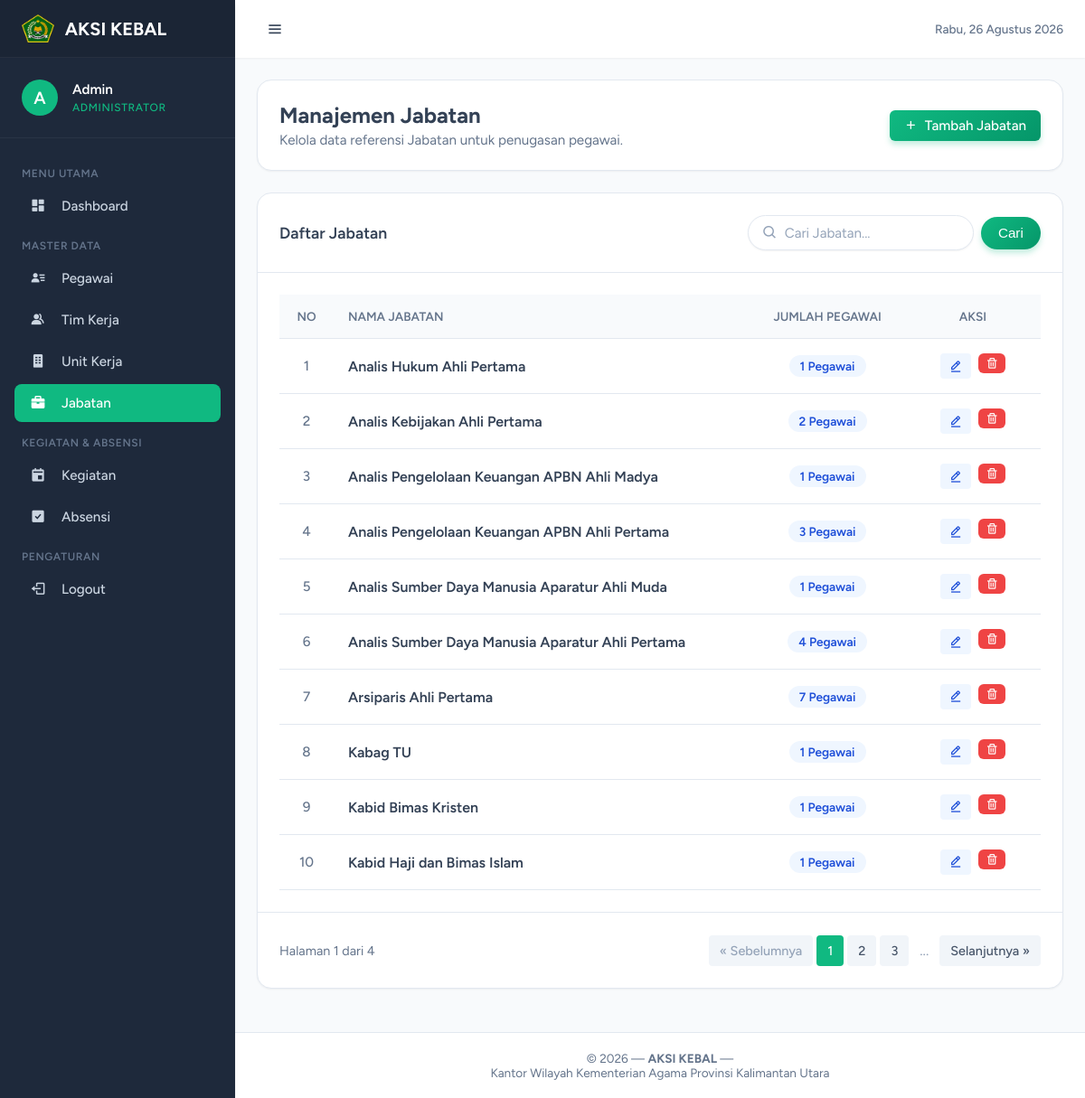
The page /public/admin/jabatan (signed in) on the database its author committed.
### tables this page shows
CREATE TABLE `jabatan` (
  `id_jabatan` int NOT NULL AUTO_INCREMENT,
  `nama_jabatan` varchar(100) NOT NULL,
  `slug_jabatan` varchar(150) DEFAULT NULL,
  `created_at` timestamp NULL DEFAULT CURRENT_TIMESTAMP,
  `updated_at` timestamp NULL DEFAULT CURRENT_TIMESTAMP ON UPDATE CURRENT_TIMESTAMP,
  PRIMARY KEY (`id_jabatan`)
);

### core/Controller.php (called while the page is built, shortened)
<?php
class Controller
{
    protected function model(string $model): object
    {
        $modelFile = __DIR__ . '/../app/models/' . $model . '.php';
        return new $model;
    }
    protected function view(string $view, array $data = []): void
    {
        $viewFile = __DIR__ . '/../app/views/' . $view . '.php';
        extract($data);
        require_once $viewFile;
    }
}

### app/controllers/AdminController.php (called while the page is built, shortened)
<?php
class AdminController extends Controller
{
    public function jabatan(): void
    {
        $model = $this->model('JabatanModel');
        $search = query('search', '');
        $page = (int) query('page', 1);
        $limit = 10;
        $offset = ($page - 1) * $limit;
        $jabatan = $model->getAllPaginated($search, $limit, $offset);
        $total_data = $model->countAll($search);
        $total_page = ceil($total_data / $limit);
        $this->view('admin/jabatan/index', [
            'title' => 'Manajemen Jabatan - AKSI KEBAL',
            'jabatan' => $jabatan,
            'search' => $search,
            'page' => $page,
            'total_page' => $total_page,
            'active_menu' => 'jabatan'
        ]);
    }
}

### core/App.php (called while the page is built, shortened)
<?php
class App
{
    protected $method = 'index';
    public function __construct()
    {
        $url = $this->parseUrl();
        if (isset($url[0]) && !empty($url[0])) {
            $controllerName = ucfirst(strtolower($url[0])) . 'Controller';
            $controllerFile = __DIR__ . '/../app/controllers/' . $controllerName . '.php';
            if (file_exists($controllerFile)) {
                unset($url[0]);
            } else {
                $this->controller = 'HomeController';
                $this->method = 'notFound';
            }
        }
        $this->controller = new $this->controller;
        if (isset($url[1]) && !empty($url[1])) {
            $methodName = str_replace('-', '_', $url[1]);
            if (method_exists($this->controller, $methodName)) {
                $this->method = $methodName;
                unset($url[1]);
            } else {
                $this->method = 'notFound';
            }
        }
        $this->params = $url ? array_values($url) : [];
        call_user_func_array([$this->controller, $this->method], $this->params);
    }
    protected function parseUrl(): array
    {
        if (isset($_GET['url'])) {
            $url = rtrim($_GET['url'], '/');
            $url = filter_var($url, FILTER_SANITIZE_URL);
            return explode('/', $url);
        }
        return [];
    }
}

### public/index.php (called while the page is built, shortened)
<?php
require_once __DIR__ . '/../config/app.php';
require_once __DIR__ . '/../core/Database.php';
require_once __DIR__ . '/../core/Controller.php';
require_once __DIR__ . '/../core/helpers.php';
require_once __DIR__ . '/../core/App.php';
$app = new App();

### core/helpers.php (called while the page is built, shortened)
<?php
function e(?string $string): string
{
    return htmlspecialchars($string ?? '', ENT_QUOTES, 'UTF-8');
}
function query(string $key, $default = null)
{
    return isset($_GET[$key]) ? trim($_GET[$key]) : $default;
}
function url(string $path = ''): string
{
    return BASE_URL . '/' . ltrim($path, '/');
}

### config/database.php (called while the page is built)
<?php
return [
    'host'     => 'localhost',
    'dbname'   => 'aksi_kebal',
    'username' => 'root',
    'password' => '',
    'charset'  => 'utf8mb4',
    'options'  => [
        PDO::ATTR_ERRMODE            => PDO::ERRMODE_EXCEPTION,
        PDO::ATTR_DEFAULT_FETCH_MODE => PDO::FETCH_ASSOC,
        PDO::ATTR_EMULATE_PREPARES   => false,
    ]
];

### core/Database.php (called while the page is built, shortened)
<?php
class Database
{
    private static $instance = null;
    private $pdo;
    private $stmt;
    private function __construct()
    {
        $config = require __DIR__ . '/../config/database.php';
        $dsn = "mysql:host={$config['host']};dbname={$config['dbname']};charset={$config['charset']}";
        try {
            $this->pdo = new PDO($dsn, $config['username'], $config['password'], $config['options']);
        } catch (PDOException $e) {
            if (APP_ENV === 'development') {
                die('Database connection failed: ' . $e->getMessage());
            } else {
                die('Database connection failed. Please contact administrator.');
            }
        }
    }
    public static function getInstance(): self
    {
        if (self::$instance === null) {
            self::$instance = new self();
        }
        return self::$instance;
    }
    public function query(string $sql): self
    {
        $this->stmt = $this->pdo->prepare($sql);
        return $this;
    }
    public function bind($param, $value, $type = null): self
    {
        $this->stmt->bindValue($param, $value, $type);
        return $this;
    }
    public function execute(): bool
    {
        return $this->stmt->execute();
    }
    public function fetchAll(): array
    {
        $this->execute();
        return $this->stmt->fetchAll();
    }
    public function fetch()
    {
        $this->execute();
        return $this->stmt->fetch();
    }
}

### app/models/JabatanModel.php (called while the page is built, shortened)
<?php
class JabatanModel
{
    private $db;
    public function __construct()
    {
        $this->db = Database::getInstance();
    }
    public function getAllPaginated(string $search = '', int $limit = 10, int $offset = 0): array
    {
        $query = "SELECT j.id_jabatan, j.nama_jabatan, j.slug_jabatan, j.created_at,
                         COUNT(p.nip) as jumlah_pegawai
                  FROM jabatan j
                  LEFT JOIN pegawai p ON j.id_jabatan = p.id_jabatan";
        $query .= " GROUP BY j.id_jabatan, j.nama_jabatan, j.slug_jabatan, j.created_at
                    ORDER BY j.nama_jabatan ASC LIMIT :limit OFFSET :offset";
        $this->db->query($query);
        $this->db->bind(':limit', $limit, PDO::PARAM_INT);
        $this->db->bind(':offset', $offset, PDO::PARAM_INT);
        return $this->db->fetchAll();
    }
    public function countAll(string $search = ''): int
    {
        $query = "SELECT COUNT(*) as total FROM jabatan";
        $this->db->query($query);
        $result = $this->db->fetch();
        return $result ? (int) $result['total'] : 0;
    }
}

### app/views/admin/jabatan/index.php (the view, shortened to what this page needs)
<div class="card" >
    <div class="card-body" style="display: flex; justify-content: space-between; align-items: center; flex-wrap: wrap; gap: 1rem;">
        <div>
            <h2 style="margin: 0; font-size: 1.5rem; color: var(--text-main);">Manajemen Jabatan</h2>
            <p style="margin: 0.25rem 0 0 0; color: var(--text-muted); font-size: 0.95rem;">Kelola data referensi Jabatan untuk penugasan pegawai.</p>
        </div>
        <div>
            <a href="<?= url('admin/jabatan-create') ?>" class="btn btn-gradient-primary">
                <i class='bx bx-plus'></i> Tambah Jabatan
            </a>
        </div>
    </div>
</div>
<div class="card" >
    <div class="card-header" >
        <h3 class="card-title" style="font-weight: 600;">Daftar Jabatan</h3>
        <form action="<?= url('admin/jabatan') ?>" method="GET"
            style="display: flex; gap: 0.5rem; align-items: center;">
            <div style="position: relative; display: flex; align-items: center;">
                <i class='bx bx-search' style="position: absolute; left: 1rem; color: #94a3b8; font-size: 1.1rem;"></i>
                <input type="text" name="search" value="<?= e($search) ?>" placeholder="Cari Jabatan..."
                    class="form-control"
                    style="width: 250px; padding: 0.6rem 1.2rem 0.6rem 2.5rem; border-radius: 9999px; border: 1px solid #e2e8f0; outline: none; transition: all 0.3s ease; box-shadow: 0 1px 2px 0 rgba(0, 0, 0, 0.05);"
                    onfocus="this.style.borderColor='var(--primary)'; this.style.boxShadow='0 0 0 3px rgba(37, 99, 235, 0.2)';"
                    onblur="this.style.borderColor='#e2e8f0'; this.style.boxShadow='0 1px 2px 0 rgba(0, 0, 0, 0.05)';">
            </div>
            <button type="submit" class="btn btn-gradient-primary"
                style="padding: 0.6rem 1.2rem; border-radius: 9999px; font-weight: 500;">
                Cari
            </button>
        </form>
    </div>
    <div class="card-body" >
        <div style="overflow-x: auto;">
            <table class="table" style="width: 100%; border-collapse: collapse;">
                <thead style="background: var(--content-bg); border-bottom: 1px solid var(--border-color);">
                    <tr>
                        <th style="text-align: center; padding: 1rem; color: var(--text-muted); font-size: 0.85rem; font-weight: 600; text-transform: uppercase; width: 60px;">No</th>
                        <th style="text-align: left; padding: 1rem; color: var(--text-muted); font-size: 0.85rem; font-weight: 600; text-transform: uppercase;">Nama Jabatan</th>
                        <th style="text-align: center; padding: 1rem; color: var(--text-muted); font-size: 0.85rem; font-weight: 600; text-transform: uppercase;">Jumlah Pegawai</th>
                        <th style="text-align: center; padding: 1rem; color: var(--text-muted); font-size: 0.85rem; font-weight: 600; text-transform: uppercase; width: 150px;">Aksi</th>
                    </tr>
                </thead>
                <tbody>
                    <?php if (empty($jabatan)): ?>
                        <tr>
                            <td colspan="4" style="text-align: center; padding: 2rem; color: var(--text-muted);">
                                Tidak ada data jabatan ditemukan.
                            </td>
                        </tr>
                    <?php else: ?>
                        <?php $no = 1; ?>
                        <?php foreach ($jabatan as $j): ?>
                            <tr style="border-bottom: 1px solid var(--border-color);">
                                <td style="padding: 1rem; text-align: center; color: var(--text-muted); font-size: 0.95rem; font-weight: 500;">
                                    <?= $no++ ?>
                                </td>
                                <td style="padding: 1rem;">
                                    <div style="font-weight: 600; color: var(--text-main); font-size: 1rem;"><?= e($j['nama_jabatan']) ?></div>
                                </td>
                                <td style="padding: 1rem; text-align: center;">
                                    <span style="display: inline-block; padding: 0.25rem 0.75rem; background: #eff6ff; color: #1d4ed8; font-size: 0.85rem; border-radius: 999px; font-weight: 600;">
                                        <?= e($j['jumlah_pegawai']) ?> Pegawai
                                    </span>
                                </td>
                                <td style="padding: 1rem; text-align: center;">
                                    <div style="display: flex; gap: 0.5rem; justify-content: center;">
                                        <a href="<?= url('admin/jabatan-edit/' . urlencode($j['slug_jabatan'])) ?>" class="btn" style="background: #eff6ff; color: #1d4ed8; padding: 0.4rem 0.6rem; border-radius: 0.25rem;" title="Edit">
                                            <i class='bx bx-edit-alt'></i>
                                        </a>
                                        <form action="<?= url('admin/jabatan-delete/' . urlencode($j['slug_jabatan'])) ?>" method="POST" class="form-delete" style="display: inline-block;">
                                            <button type="submit" class="btn btn-danger btn-sm" title="Hapus">
                                                <i class='bx bx-trash'></i>
                                            </button>
                                        </form>
                                    </div>
                                </td>
                            </tr>
                        <?php endforeach; ?>
                    <?php endif; ?>
                </tbody>
            </table>
        </div>
    </div>
    <?php if ($total_page > 1): ?>
        <div class="card-body" style="display: flex; justify-content: space-between; align-items: center; border-top: 1px solid var(--border-color); padding: 1.5rem;">
            <span style="color: var(--text-muted); font-size: 0.9rem;">
                Halaman <?= $page ?> dari <?= $total_page ?>
            </span>
            <div style="display: flex; gap: 0.25rem; align-items: center;">
                <?php if ($page > 1): ?>
                    <a href="<?= url('admin/jabatan?page=' . ($page - 1) . (!empty($search) ? '&search=' . urlencode($search) : '')) ?>"
                        style="padding: 0.5rem 0.75rem; border-radius: 0.25rem; text-decoration: none; font-size: 0.9rem; font-weight: 500; background: #f1f5f9; color: #475569;">
                        &laquo; Sebelumnya
                    </a>
                <?php else: ?>
                    <span style="padding: 0.5rem 0.75rem; border-radius: 0.25rem; font-size: 0.9rem; font-weight: 500; background: #f1f5f9; color: #94a3b8; cursor: not-allowed;">
                        &laquo; Sebelumnya
                    </span>
                <?php endif; ?>
                <?php
                $start = max(1, $page - 2);
                $end = min($total_page, $page + 2);
                for ($i = $start; $i <= $end; $i++): ?>
                    <a href="<?= url('admin/jabatan?page=' . $i . (!empty($search) ? '&search=' . urlencode($search) : '')) ?>"
                        style="padding: 0.5rem 0.75rem; border-radius: 0.25rem; text-decoration: none; font-size: 0.9rem; font-weight: 500;
                          <?= $i === $page ? 'background: var(--primary); color: white;' : 'background: #f1f5f9; color: #475569;' ?>">
                        <?= $i ?>
                    </a>
                <?php endfor;
                if ($end < $total_page) {
                    echo '<span style="padding: 0.5rem; color: #94a3b8;">...</span>';
                }
                ?>
                <?php if ($page < $total_page): ?>
                    <a href="<?= url('admin/jabatan?page=' . ($page + 1) . (!empty($search) ? '&search=' . urlencode($search) : '')) ?>"
                        style="padding: 0.5rem 0.75rem; border-radius: 0.25rem; text-decoration: none; font-size: 0.9rem; font-weight: 500; background: #f1f5f9; color: #475569;">
                        Selanjutnya &raquo;
                    </a>
                <?php else: ?>
                    <span style="padding: 0.5rem 0.75rem; border-radius: 0.25rem; font-size: 0.9rem; font-weight: 500; background: #f1f5f9; color: #94a3b8; cursor: not-allowed;">
                        Selanjutnya &raquo;
                    </span>
                <?php endif; ?>
            </div>
        </div>
    <?php endif; ?>
</div>
<?php
require_once __DIR__ . '/../layouts/main.php';

### rows shown on the page
jabatan: nama_jabatan "Analis Hukum Ahli Pertama", jumlah_pegawai "1"
jabatan: nama_jabatan "Analis Kebijakan Ahli Pertama", jumlah_pegawai "2"
jabatan: nama_jabatan "Analis Pengelolaan Keuangan APBN Ahli Madya", jumlah_pegawai "1"
jabatan: nama_jabatan "Analis Pengelolaan Keuangan APBN Ahli Pertama", jumlah_pegawai "3"
jabatan: nama_jabatan "Analis Sumber Daya Manusia Aparatur Ahli Muda", jumlah_pegawai "1"
jabatan: nama_jabatan "Analis Sumber Daya Manusia Aparatur Ahli Pertama", jumlah_pegawai "4"
jabatan: nama_jabatan "Arsiparis Ahli Pertama", jumlah_pegawai "7"
jabatan: nama_jabatan "Kabag TU", jumlah_pegawai "1"
jabatan: nama_jabatan "Kabid Bimas Kristen", jumlah_pegawai "1"
jabatan: nama_jabatan "Kabid Haji dan Bimas Islam", jumlah_pegawai "1"

### other values the page prints
substr($admin_name, 0, 1) "A"
$admin_name "Admin"
$admin_role "ADMINISTRATOR"
$page "1"
$total_page "4"
APP_NAME "AKSI KEBAL"
